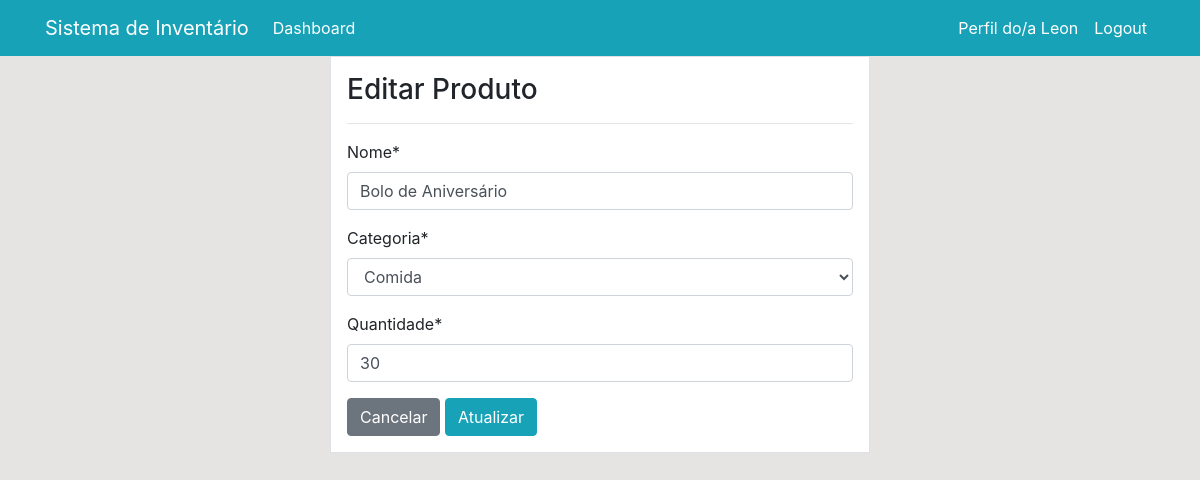
The page /product/update/15/ (signed in) on the database its author committed.
### dashboard/models.py (models this page shows, shortened)
class Product(models.Model):
    name = models.CharField(max_length=100)
    category = models.CharField(max_length=20, choices=CATEGORY, null=True)
    quantity = models.PositiveIntegerField(null=True)
    class Meta:
        verbose_name_plural = 'Produto'

### dashboard/views.py (the view)
# urls.py: path('product/update/<int:pk>/', views.product_update, name='dashboard-product-update'),
@login_required
def product_update(request, pk):
    item = Product.objects.get(id=pk)
    if request.method == 'POST':
        form = ProductForm(request.POST, instance=item)
        if form.is_valid():
            form.save()
            return redirect('dashboard-product')
    else:
        form = ProductForm(instance=item)
    context = {
        'form': form,
    }
    return render(request, 'dashboard/product_update.html', context)

### dashboard/forms.py
class ProductForm(forms.ModelForm):
    def __init__(self, *args, **kwargs):
        super().__init__(*args, **kwargs)
        self.fields['name'].label = 'Nome'
        self.fields['category'].label = 'Categoria'
        self.fields['quantity'].label = 'Quantidade'
    class Meta:
        model = Product
        fields = ['name', 'category', 'quantity']

### templates/dashboard/product_update.html (shortened to what this page needs)
{% extends 'partials/base.html' %}
{% load crispy_forms_tags %}
{% block content %}
<div class="container">
    <div class="row">
        <div class="col-md-6 offset-md-3">
            <div class="border bg-white p-3">
                <h3>Editar Produto</h3>
                <hr>
                <form method="POST">
                    {{ form|crispy }}
                    <a class="btn btn-secondary" href="{% url 'dashboard-product' %}">Cancelar</a>
                    <input class="btn btn-info" type="submit" value="Atualizar">
                </form>
            </div>
        </div>
    </div>
</div>
{% endblock %}

### templates/partials/nav.html (shortened to what this page needs)
 <nav class="navbar navbar-expand-lg navbar-info bg-info">
    {% if user.is_authenticated %}
    <div class="container">
        <a class="navbar-brand text-white" href="index.html">Sistema de Inventário</a>
        <div class="collapse navbar-collapse" id="navbarSupportedContent">
            <ul class="navbar-nav mr-auto">
                <li class="nav-item active">
                    <a class="nav-link text-white" href="{% url 'dashboard-index' %}">Dashboard </a>
                </li>
            </ul>
            <ul class="navbar-nav ml-auto">
                <li class="nav-item active">
                    <a class="nav-link text-white" href="{% url 'user-profile' %}"> Perfil do/a {{ user.username }}  </a>
                </li>
                <li class="nav-item">
                    <a class="nav-link text-white" href="{% url 'user-logout' %}">Logout</a>
                </li>
            </ul>
            {% endif %}
        </div>
    </div>
</nav>

### static/style.css (style rules this page uses)
body { background: rgb(230, 227, 227); }

### rows shown on the page
Product: name "Bolo de Aniversário", category "Comida", quantity "30"

### other values the page prints
{{ user.username }} "Leon"
